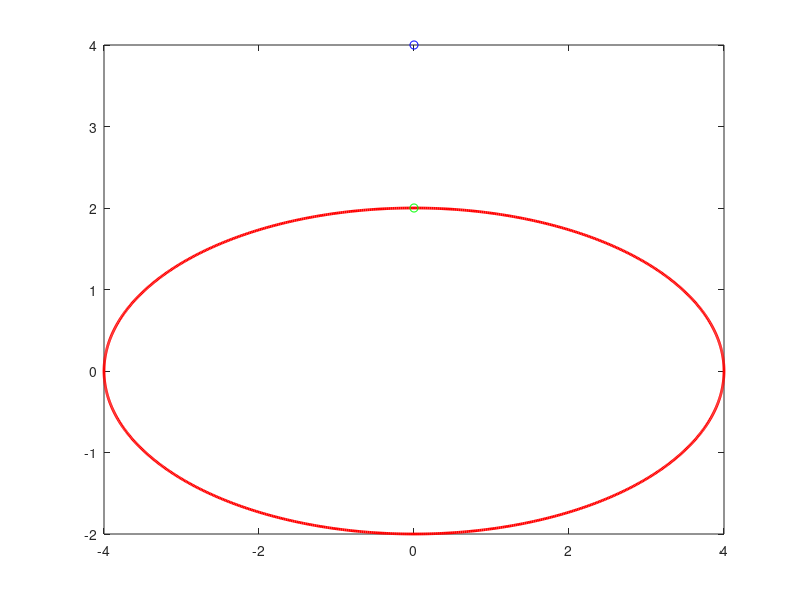

Here is the MATLAB script that generated this plot:
x_0 = 0;
y_0 = 0;
a = 4;
b = 2;
phi = 0;

N = 1000;
theta = 0:2*pi/N:2*pi;
xAxis = x_0 + a*cos(theta)*cos(phi) - b*sin(theta)*sin(phi);
yAxis = y_0 + a*cos(theta)*sin(phi) + b*sin(theta)*cos(phi);
plot(xAxis,yAxis,'r-','LineWidth',2);
hold on;

% Given point
x_p = 0;
y_p = 4;
plot(x_p, y_p, 'ob');

% need to translate and rotate point (x,y) into frame of ellipse
x_p = x_p - x_0;
y_p = y_p - y_0;
x = x_p*cos(phi) + y_p*sin(phi);
y = -x_p*sin(phi) + y_p*cos(phi);

tol = 10^-6;
diff = 1;
theta = atan2(a*y, b*x);
while (diff > tol)
    theta_n = theta - ((a^2 - b^2)*cos(theta)*sin(theta) - ...
        x*a*sin(theta)+y*b*cos(theta))/((a^2 - b^2)*(cos(theta)^2 - ...
        sin(theta)^2)- x*a*cos(theta)-y*b*sin(theta));
    diff = abs(theta_n - theta);
    theta = theta_n;
end

% find point corresponding to theta
x_e = a*cos(theta);
y_e = b*sin(theta);
plot(x_e, y_e, 'og');

% find distance between (x,y) and (x_e, y_e)
distance = sqrt((x - x_e)^2 + (y - y_e)^2);
disp(distance)
